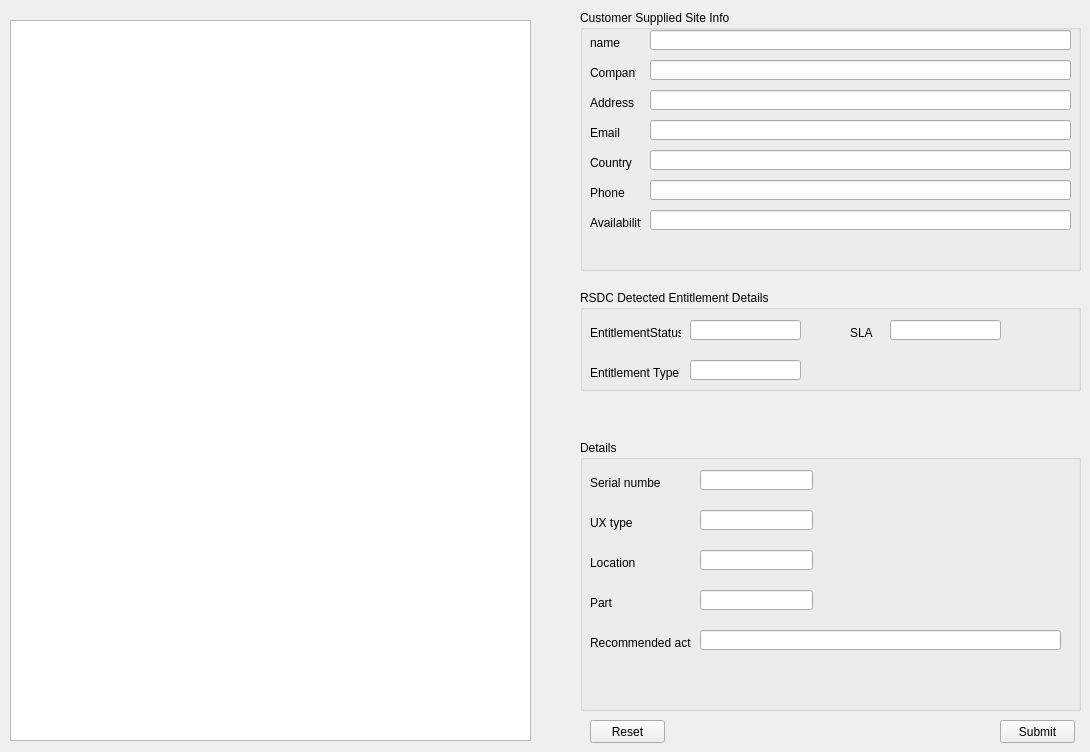
   <widget class="QWidget" name="tab_ux">
    <attribute name="title">
     <string>HPUX</string>
    </attribute>
    <widget class="QGroupBox" name="groupBox_9">
     <property name="geometry">
      <rect>
       <x>580</x>
       <y>440</y>
       <width>501</width>
       <height>271</height>
      </rect>
     </property>
     <property name="title">
      <string>Details</string>
     </property>
     <widget class="QLabel" name="label_78">
      <property name="geometry">
       <rect>
        <x>10</x>
        <y>33</y>
        <width>71</width>
        <height>20</height>
       </rect>
      </property>
      <property name="text">
       <string>Serial number</string>
      </property>
     </widget>
     <widget class="QLineEdit" name="lineEdit_78">
      <property name="geometry">
       <rect>
        <x>120</x>
        <y>30</y>
        <width>113</width>
        <height>20</height>
       </rect>
      </property>
     </widget>
     <widget class="QLabel" name="label_79">
      <property name="geometry">
       <rect>
        <x>10</x>
        <y>73</y>
        <width>46</width>
        <height>20</height>
       </rect>
      </property>
      <property name="text">
       <string>UX type</string>
      </property>
     </widget>
     <widget class="QLineEdit" name="lineEdit_79">
      <property name="geometry">
       <rect>
        <x>120</x>
        <y>70</y>
        <width>113</width>
        <height>20</height>
       </rect>
      </property>
     </widget>
     <widget class="QLabel" name="label_80">
      <property name="geometry">
       <rect>
        <x>10</x>
        <y>113</y>
        <width>46</width>
        <height>20</height>
       </rect>
      </property>
      <property name="text">
       <string>Location</string>
      </property>
     </widget>
     <widget class="QLineEdit" name="lineEdit_80">
      <property name="geometry">
       <rect>
        <x>120</x>
        <y>110</y>
        <width>113</width>
        <height>20</height>
       </rect>
      </property>
     </widget>
     <widget class="QLabel" name="label_81">
      <property name="geometry">
       <rect>
        <x>10</x>
        <y>193</y>
        <width>101</width>
        <height>20</height>
       </rect>
      </property>
      <property name="text">
       <string>Recommended action</string>
      </property>
     </widget>
     <widget class="QLineEdit" name="lineEdit_81">
      <property name="geometry">
       <rect>
        <x>120</x>
        <y>190</y>
        <width>361</width>
        <height>20</height>
       </rect>
      </property>
     </widget>
     <widget class="QLabel" name="label_82">
      <property name="geometry">
       <rect>
        <x>10</x>
        <y>153</y>
        <width>46</width>
        <height>20</height>
       </rect>
      </property>
      <property name="text">
       <string>Part</string>
      </property>
     </widget>
     <widget class="QLineEdit" name="lineEdit_82">
      <property name="geometry">
       <rect>
        <x>120</x>
        <y>150</y>
        <width>113</width>
        <height>20</height>
       </rect>
      </property>
     </widget>
    </widget>
    <widget class="QGroupBox" name="groupBox_10">
     <property name="geometry">
      <rect>
       <x>580</x>
       <y>10</y>
       <width>501</width>
       <height>261</height>
      </rect>
     </property>
     <property name="title">
      <string>Customer Supplied Site Info</string>
     </property>
     <widget class="QLineEdit" name="lineEdit_83">
      <property name="geometry">
       <rect>
        <x>70</x>
        <y>20</y>
        <width>421</width>
        <height>20</height>
       </rect>
      </property>
     </widget>
     <widget class="QLabel" name="label_83">
      <property name="geometry">
       <rect>
        <x>10</x>
        <y>23</y>
        <width>46</width>
        <height>20</height>
       </rect>
      </property>
      <property name="text">
       <string>name</string>
      </property>
     </widget>
     <widget class="QLabel" name="label_84">
      <property name="geometry">
       <rect>
        <x>10</x>
        <y>143</y>
        <width>46</width>
        <height>20</height>
       </rect>
      </property>
      <property name="text">
       <string>Country</string>
      </property>
     </widget>
     <widget class="QLineEdit" name="lineEdit_84">
      <property name="geometry">
       <rect>
        <x>70</x>
        <y>140</y>
        <width>421</width>
        <height>20</height>
       </rect>
      </property>
     </widget>
     <widget class="QLabel" name="label_85">
      <property name="geometry">
       <rect>
        <x>10</x>
        <y>173</y>
        <width>46</width>
        <height>20</height>
       </rect>
      </property>
      <property name="text">
       <string>Phone</string>
      </property>
     </widget>
     <widget class="QLineEdit" name="lineEdit_85">
      <property name="geometry">
       <rect>
        <x>70</x>
        <y>170</y>
        <width>421</width>
        <height>20</height>
       </rect>
      </property>
     </widget>
     <widget class="QLabel" name="label_86">
      <property name="geometry">
       <rect>
        <x>10</x>
        <y>203</y>
        <width>51</width>
        <height>20</height>
       </rect>
      </property>
      <property name="text">
       <string>Availability</string>
      </property>
     </widget>
     <widget class="QLineEdit" name="lineEdit_86">
      <property name="geometry">
       <rect>
        <x>70</x>
        <y>200</y>
        <width>421</width>
        <height>20</height>
       </rect>
      </property>
     </widget>
     <widget class="QLabel" name="label_87">
      <property name="geometry">
       <rect>
        <x>10</x>
        <y>53</y>
        <width>46</width>
        <height>20</height>
       </rect>
      </property>
      <property name="text">
       <string>Company</string>
      </property>
     </widget>
     <widget class="QLineEdit" name="lineEdit_87">
      <property name="geometry">
       <rect>
        <x>70</x>
        <y>50</y>
        <width>421</width>
        <height>20</height>
       </rect>
      </property>
     </widget>
     <widget class="QLabel" name="label_88">
      <property name="geometry">
       <rect>
        <x>10</x>
        <y>83</y>
        <width>46</width>
        <height>20</height>
       </rect>
      </property>
      <property name="text">
       <string>Address</string>
      </property>
     </widget>
     <widget class="QLineEdit" name="lineEdit_88">
      <property name="geometry">
       <rect>
        <x>70</x>
        <y>80</y>
        <width>421</width>
        <height>20</height>
       </rect>
      </property>
     </widget>
     <widget class="QLabel" name="label_89">
      <property name="geometry">
       <rect>
        <x>10</x>
        <y>113</y>
        <width>46</width>
        <height>20</height>
       </rect>
      </property>
      <property name="text">
       <string>Email</string>
      </property>
     </widget>
     <widget class="QLineEdit" name="lineEdit_89">
      <property name="geometry">
       <rect>
        <x>70</x>
        <y>110</y>
        <width>421</width>
        <height>20</height>
       </rect>
      </property>
     </widget>
    </widget>
    <widget class="QTextEdit" name="textEdit_6">
     <property name="geometry">
      <rect>
       <x>10</x>
       <y>20</y>
       <width>521</width>
       <height>721</height>
      </rect>
     </property>
     <property name="html">
      <string>&lt;!DOCTYPE HTML PUBLIC &quot;-//W3C//DTD HTML 4.0//EN&quot; &quot;http://www.w3.org/TR/REC-html40/strict.dtd&quot;&gt;
&lt;html&gt;&lt;head&gt;&lt;meta name=&quot;qrichtext&quot; content=&quot;1&quot; /&gt;&lt;style type=&quot;text/css&quot;&gt;
p, li { white-space: pre-wrap; }
&lt;/style&gt;&lt;/head&gt;&lt;body style=&quot; font-family:'MS Shell Dlg 2'; font-size:8.25pt; font-weight:400; font-style:normal;&quot;&gt;
&lt;p style=&quot;-qt-paragraph-type:empty; margin-top:0px; margin-bottom:0px; margin-left:0px; margin-right:0px; -qt-block-indent:0; text-indent:0px; font-size:8pt;&quot;&gt;&lt;br /&gt;&lt;/p&gt;&lt;/body&gt;&lt;/html&gt;</string>
     </property>
    </widget>
    <widget class="QPushButton" name="ux_sbmtbtn">
     <property name="geometry">
      <rect>
       <x>1000</x>
       <y>720</y>
       <width>75</width>
       <height>23</height>
      </rect>
     </property>
     <property name="text">
      <string>Submit</string>
     </property>
    </widget>
    <widget class="QPushButton" name="ux_rstbtn">
     <property name="geometry">
      <rect>
       <x>590</x>
       <y>720</y>
       <width>75</width>
       <height>23</height>
      </rect>
     </property>
     <property name="text">
      <string>Reset</string>
     </property>
    </widget>
    <widget class="QGroupBox" name="groupBox_12">
     <property name="geometry">
      <rect>
       <x>580</x>
       <y>290</y>
       <width>501</width>
       <height>101</height>
      </rect>
     </property>
     <property name="title">
      <string>RSDC Detected Entitlement Details</string>
     </property>
     <widget class="QLabel" name="label_29">
      <property name="geometry">
       <rect>
        <x>10</x>
        <y>33</y>
        <width>91</width>
        <height>20</height>
       </rect>
      </property>
      <property name="text">
       <string>EntitlementStatus</string>
      </property>
     </widget>
     <widget class="QLineEdit" name="lineEdit_xpsn_11">
      <property name="geometry">
       <rect>
        <x>110</x>
        <y>30</y>
        <width>111</width>
        <height>20</height>
       </rect>
      </property>
      <property name="text">
       <string/>
      </property>
     </widget>
     <widget class="QLabel" name="label_30">
      <property name="geometry">
       <rect>
        <x>270</x>
        <y>33</y>
        <width>41</width>
        <height>20</height>
       </rect>
      </property>
      <property name="text">
       <string>SLA</string>
      </property>
     </widget>
     <widget class="QLineEdit" name="lineEdit_xpsn_12">
      <property name="geometry">
       <rect>
        <x>310</x>
        <y>30</y>
        <width>111</width>
        <height>20</height>
       </rect>
      </property>
      <property name="text">
       <string/>
      </property>
     </widget>
     <widget class="QLabel" name="label_31">
      <property name="geometry">
       <rect>
        <x>10</x>
        <y>73</y>
        <width>101</width>
        <height>20</height>
       </rect>
      </property>
      <property name="text">
       <string>Entitlement Type</string>
      </property>
     </widget>
     <widget class="QLineEdit" name="lineEdit_xpsn_13">
      <property name="geometry">
       <rect>
        <x>110</x>
        <y>70</y>
        <width>111</width>
        <height>20</height>
       </rect>
      </property>
      <property name="text">
       <string/>
      </property>
     </widget>
    </widget>
   </widget>
